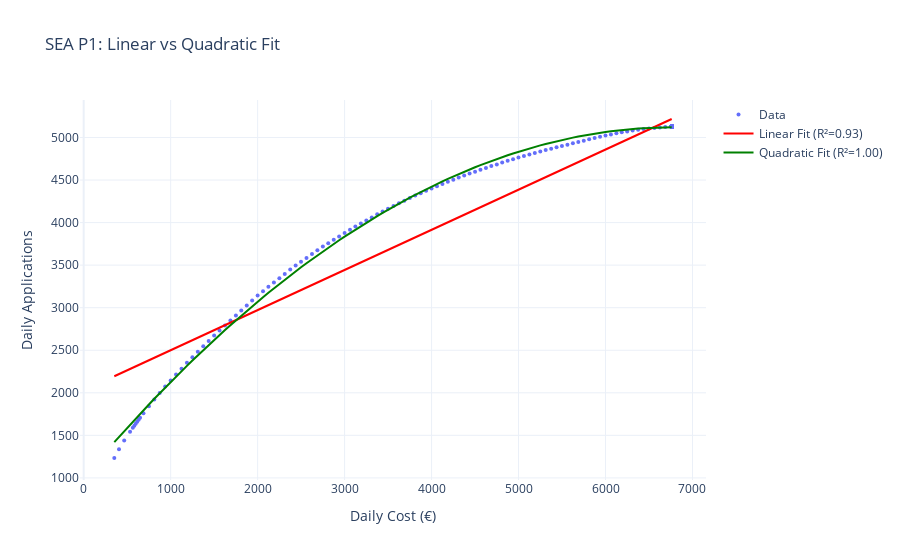

Source (notebook cell):
### Markdown cell above
### Checking the Quadratic approach as the data (above) looked like a quadratic function

### Code cell
def plot_fit_models(df, title):
    # Ensure 'Cost' and 'Applications' are numeric arrays
    x = df['Cost'].values.astype(float)
    y = df['Applications'].values.astype(float)

    # Fit a linear model (degree 1)
    linear_coeff = np.polyfit(x, y, 1)
    linear_fit = np.poly1d(linear_coeff)
    y_linear_pred = linear_fit(x)
    r2_linear = r2_score(y, y_linear_pred)

    # Fit a quadratic model (degree 2)
    poly2_coeff = np.polyfit(x, y, 2)
    poly2_fit = np.poly1d(poly2_coeff)
    y_poly2_pred = poly2_fit(x)
    r2_poly2 = r2_score(y, y_poly2_pred)

    # Create interactive Plotly figure
    fig = go.Figure()
    
    # Scatter plot for original data
    fig.add_trace(go.Scatter(
        x=x, 
        y=y,
        mode='markers',
        name='Data',
        marker=dict(color='light blue', size=4)
    ))
    
    # Linear fit line
    fig.add_trace(go.Scatter(
        x=x, 
        y=y_linear_pred,
        mode='lines',
        name=f'Linear Fit (R²={r2_linear:.2f})',
        line=dict(color='red', width=2)
    ))
    
    # Quadratic fit line
    fig.add_trace(go.Scatter(
        x=x, 
        y=y_poly2_pred,
        mode='lines',
        name=f'Quadratic Fit (R²={r2_poly2:.2f})',
        line=dict(color='green', width=2)
    ))
    
    # Update layout for aesthetics
    fig.update_layout(
        title=title,
        xaxis_title='Daily Cost (€)',
        yaxis_title='Daily Applications',
        template='plotly_white',
        hovermode='x unified'
    )
    
    fig.show()

# Example usage:
# For SEA P1 data
plot_fit_models(df_seap1, "SEA P1: Linear vs Quadratic Fit")
# For SEA P2 data
plot_fit_models(df_seap2, "SEA P2: Linear vs Quadratic Fit")

### Figure 1 — Plotly figure (JSON) as saved in the notebook; plotly's stock layout.template omitted (floating-point values rounded to 4 significant figures; data arrays with more than 128 entries replaced by an {"elided": "..."} marker saying what was removed)
{"data": [{"marker": {"color": "light blue", "size": 4}, "mode": "markers", "name": "Data", "type": "scatter", "x": {"elided": "260 int values"}, "y": {"elided": "260 int values"}}, {"line": {"color": "red", "width": 2}, "mode": "lines", "name": "Linear Fit (R²=0.93)", "type": "scatter", "x": {"elided": "260 int values"}, "y": {"elided": "260 float values"}}, {"line": {"color": "green", "width": 2}, "mode": "lines", "name": "Quadratic Fit (R²=1.00)", "type": "scatter", "x": {"elided": "260 int values"}, "y": {"elided": "260 float values"}}], "layout": {"autosize": true, "hovermode": "x unified", "title": {"text": "SEA P1: Linear vs Quadratic Fit"}, "xaxis": {"autorange": true, "range": [-29.3, 7142.0], "title": {"text": "Daily Cost (€)"}, "type": "linear"}, "yaxis": {"autorange": true, "range": [933.4, 5443.0], "title": {"text": "Daily Applications"}, "type": "linear"}}}
